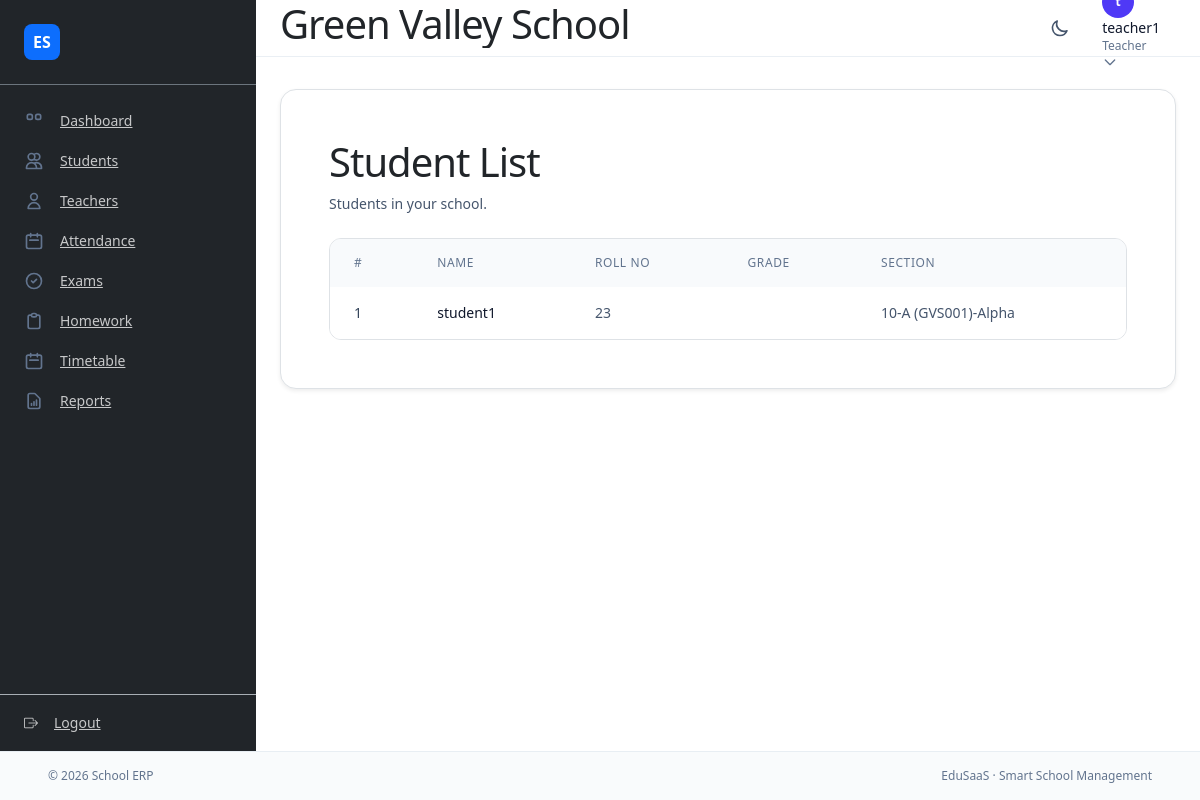
Screenshot of /teacher/students/ (signed in) with the database file from the repository.
### apps/accounts/models.py (models this page shows, shortened)
class User(AbstractUser):
    class Roles(models.TextChoices):
        SUPERADMIN = "SUPERADMIN", "Super admin"
        ADMIN = "ADMIN", "School admin"
        TEACHER = "TEACHER", "Teacher"
        STUDENT = "STUDENT", "Student"
    role = models.CharField(
        max_length=20,
        choices=Roles.choices,
        default=Roles.STUDENT,
    )
    school = models.ForeignKey(
        "core.School",
        on_delete=models.SET_NULL,
        null=True,
        blank=True,
        related_name="users",
        db_index=True,
    )
    phone_number = models.CharField(
        max_length=20,
        blank=True,
        help_text="Optional contact phone number.",
    )

### apps/core/models.py (models this page shows, shortened)
class Student(models.Model):
    user = models.OneToOneField(
        "accounts.User",
        on_delete=models.CASCADE,
        related_name="student_profile",
    )
    classroom = models.ForeignKey(
        ClassRoom,
        on_delete=models.SET_NULL,
        null=True,
        blank=True,
        related_name="students",
    )
    section = models.ForeignKey(
        Section,
        on_delete=models.SET_NULL,
        null=True,
        blank=True,
        related_name="students",
    )
    roll_number = models.CharField(max_length=50)
    admission_number = models.CharField(max_length=50, null=True, blank=True)
    date_of_birth = models.DateField(null=True, blank=True)
    parent_name = models.CharField(max_length=150, blank=True)
    parent_phone = models.CharField(max_length=20, blank=True)
    class Meta:
        constraints = [
            models.UniqueConstraint(
                fields=["section", "roll_number"],
                condition=Q(section__isnull=False),
                name="unique_roll_per_section",
            ),
        ]

class Section(models.Model):
    name = models.CharField(max_length=50)
    classroom = models.ForeignKey(
        ClassRoom,
        on_delete=models.CASCADE,
        related_name="sections",
    )
    class_teacher = models.ForeignKey(
        "Teacher",
        on_delete=models.SET_NULL,
        null=True,
        blank=True,
        related_name="class_teacher_sections",
    )
    capacity = models.PositiveIntegerField(null=True, blank=True)
    school = models.ForeignKey(
        School,
        on_delete=models.CASCADE,
        related_name="sections",
    )
    class Meta:
        unique_together = ("classroom", "name")
        ordering = ["classroom", "name"]
    def __str__(self) -> str:
        return f"{self.classroom}-{self.name}"

class ClassRoom(models.Model):
    name = models.CharField(max_length=50, db_index=True)  # e.g. "Grade 1", "Grade 10"
    section = models.CharField(max_length=10, blank=True)  # Legacy: backward compat
    description = models.TextField(blank=True)
    capacity = models.PositiveIntegerField(null=True, blank=True)
    academic_year = models.ForeignKey(
        "AcademicYear",
        on_delete=models.CASCADE,
        related_name="classrooms",
        null=True,
        blank=True,
    )
    school = models.ForeignKey(
        School,
        on_delete=models.CASCADE,
        related_name="classrooms",
    )
    class Meta:
        unique_together = ("name", "section", "school")
        constraints = [
            models.UniqueConstraint(
                fields=["name", "academic_year", "school"],
                condition=Q(academic_year__isnull=False),
                name="unique_classroom_name_per_academic_year",
            ),
        ]
        ordering = ["academic_year", "name"]
    def __str__(self) -> str:
        if self.section:
            return f"{self.name}-{self.section} ({self.school.code})"
        return f"{self.name} ({self.school.code})"

class School(models.Model):
    name = models.CharField(max_length=255)
    code = models.CharField(max_length=50, unique=True)
    address = models.TextField(blank=True)
    logo = models.ImageField(upload_to="school_logos/", null=True, blank=True)
    created_at = models.DateTimeField(auto_now_add=True)

### apps/core/views.py (the view)
# urls.py: path("teacher/students/", views.teacher_students_list, name="teacher_students_list"),
@teacher_required
def teacher_students_list(request):
    school = request.user.school
    if not school:
        students = []
    else:
        students = Student.objects.filter(user__school=school).select_related("user")
    return render(request, "core/teacher/students_list.html", {"students": students})

### templates/core/teacher/students_list.html (shortened to what this page needs)
{% extends "base.html" %}
{% block content %}
<div class="space-y-6">
  <div>
    <h1 class="text-xl font-semibold tracking-tight text-slate-900 dark:text-slate-50">
      Student List
    </h1>
    <p class="mt-1 text-sm text-slate-600 dark:text-slate-300">
      Students in your school.
    </p>
  </div>
  {% if students %}
    <div class="overflow-x-auto rounded-xl border border-slate-200/70 dark:border-slate-800/80">
      <table class="min-w-full divide-y divide-slate-200 dark:divide-slate-700">
        <thead class="bg-slate-50 dark:bg-slate-800/50">
          <tr>
            <th class="px-4 py-3 text-left text-xs font-medium uppercase tracking-wider text-slate-500 dark:text-slate-400">#</th>
            <th class="px-4 py-3 text-left text-xs font-medium uppercase tracking-wider text-slate-500 dark:text-slate-400">Name</th>
            <th class="px-4 py-3 text-left text-xs font-medium uppercase tracking-wider text-slate-500 dark:text-slate-400">Roll No</th>
            <th class="px-4 py-3 text-left text-xs font-medium uppercase tracking-wider text-slate-500 dark:text-slate-400">Grade</th>
            <th class="px-4 py-3 text-left text-xs font-medium uppercase tracking-wider text-slate-500 dark:text-slate-400">Section</th>
          </tr>
        </thead>
        <tbody class="divide-y divide-slate-200 dark:divide-slate-700 bg-white dark:bg-slate-900/50">
          {% for student in students %}
            <tr>
              <td class="px-4 py-3 text-sm text-slate-700 dark:text-slate-300">{{ forloop.counter }}</td>
              <td class="px-4 py-3 text-sm font-medium text-slate-900 dark:text-slate-50">{{ student.user.get_full_name|default:student.user.username }}</td>
              <td class="px-4 py-3 text-sm text-slate-600 dark:text-slate-300">{{ student.roll_number }}</td>
              <td class="px-4 py-3 text-sm text-slate-600 dark:text-slate-300">{{ student.grade }}</td>
              <td class="px-4 py-3 text-sm text-slate-600 dark:text-slate-300">{{ student.section|default:"—" }}</td>
            </tr>
          {% endfor %}
        </tbody>
      </table>
    </div>
  {% else %}
    <p class="text-sm text-slate-500 dark:text-slate-400">No students found.</p>
  {% endif %}
</div>
{% endblock %}

### templates/base.html (shortened to what this page needs)
<!DOCTYPE html>
{% load static %}
<html lang="en" class="h-full">
  <head>
    {% load tailwind_tags %}
    {% tailwind_css %}
    <link href="https://cdn.jsdelivr.net/npm/bootstrap@5.3.3/dist/css/bootstrap.min.css" rel="stylesheet">
    <link href="https://cdn.jsdelivr.net/npm/bootstrap-icons@1.11.3/font/bootstrap-icons.min.css" rel="stylesheet">
  </head>
  <body class="h-full bg-slate-100 text-slate-900 dark:bg-slate-950 dark:text-slate-100">
    <div class="min-h-screen flex flex-col">
      {% if request.user.is_authenticated %}
        <div class="flex flex-1 min-h-0">
          <aside class="hidden md:flex md:flex-col w-64 flex-shrink-0 bg-dark">
            <div class="p-4 border-bottom border-secondary">
              <span class="rounded-3 bg-primary text-white fw-semibold d-inline-flex align-items-center justify-content-center" style="width:36px;height:36px">ES</span>
            </div>
            <nav class="flex-1 px-2 py-3 overflow-y-auto">
              <a href="{% if request.user.role == 'SUPERADMIN' %}{% url 'core:super_admin_dashboard' %}{% elif request.user.role == 'ADMIN' %}{% url 'core:admin_dashboard' %}{% elif request.user.role == 'TEACHER' %}{% url 'core:teacher_dashboard' %}{% else %}{% url 'core:student_dashboard' %}{% endif %}" class="flex items-center gap-3 rounded-lg px-3 py-2.5 text-sm font-medium text-slate-700 dark:text-slate-200 hover:bg-slate-100 dark:hover:bg-slate-800 transition">
                Dashboard
              </a>
              <a href="{% if request.user.role == 'ADMIN' %}{% url 'core:school_students_list' %}{% else %}{% url 'core:students_list' %}{% endif %}" class="flex items-center gap-3 rounded-lg px-3 py-2.5 text-sm font-medium text-slate-700 dark:text-slate-200 hover:bg-slate-100 dark:hover:bg-slate-800 transition">
                <svg class="h-5 w-5 text-slate-500" fill="none" stroke="currentColor" viewBox="0 0 24 24"><path stroke-linecap="round" stroke-linejoin="round" stroke-width="2" d="M12 4.354a4 4 0 110 5.292M15 21H3v-1a6 6 0 0112 0v1zm0 0h6v-1a6 6 0 00-9-5.197M13 7a4 4 0 11-8 0 4 4 0 018 0z"></path></svg>
                Students
              </a>
              <a href="{% if request.user.role == 'ADMIN' %}{% url 'core:school_teachers_list' %}{% else %}{% url 'core:teachers_list' %}{% endif %}" class="flex items-center gap-3 rounded-lg px-3 py-2.5 text-sm font-medium text-slate-700 dark:text-slate-200 hover:bg-slate-100 dark:hover:bg-slate-800 transition">
                <svg class="h-5 w-5 text-slate-500" fill="none" stroke="currentColor" viewBox="0 0 24 24"><path stroke-linecap="round" stroke-linejoin="round" stroke-width="2" d="M16 7a4 4 0 11-8 0 4 4 0 018 0zM12 14a7 7 0 00-7 7h14a7 7 0 00-7-7z"></path></svg>
                Teachers
              </a>
              <a href="{% if request.user.role == 'STUDENT' %}{% url 'core:student_attendance' %}{% elif request.user.role == 'TEACHER' %}{% url 'core:bulk_attendance' %}{% else %}{% url 'core:attendance_list' %}{% endif %}" class="flex items-center gap-3 rounded-lg px-3 py-2.5 text-sm font-medium text-slate-700 dark:text-slate-200 hover:bg-slate-100 dark:hover:bg-slate-800 transition">
                <svg class="h-5 w-5 text-slate-500" fill="none" stroke="currentColor" viewBox="0 0 24 24"><path stroke-linecap="round" stroke-linejoin="round" stroke-width="2" d="M8 7V3m8 4V3m-9 8h10M5 21h14a2 2 0 002-2V7a2 2 0 00-2-2H5a2 2 0 00-2 2v12a2 2 0 002 2z"></path></svg>
                Attendance
              </a>
              <a href="{% if request.user.role == 'STUDENT' %}{% url 'core:student_exams_list' %}{% elif request.user.role == 'TEACHER' %}{% url 'core:teacher_exams' %}{% else %}{% url 'core:marks_list' %}{% endif %}" class="flex items-center gap-3 rounded-lg px-3 py-2.5 text-sm font-medium text-slate-700 dark:text-slate-200 hover:bg-slate-100 dark:hover:bg-slate-800 transition">
                <svg class="h-5 w-5 text-slate-500" fill="none" stroke="currentColor" viewBox="0 0 24 24"><path stroke-linecap="round" stroke-linejoin="round" stroke-width="2" d="M9 12l2 2 4-4m6 2a9 9 0 11-18 0 9 9 0 0118 0z"></path></svg>
                {% if request.user.role == 'TEACHER' %}Exams{% else %}Marks{% endif %}
              </a>
              <a href="{% url 'core:homework_list' %}" class="flex items-center gap-3 rounded-lg px-3 py-2.5 text-sm font-medium text-slate-700 dark:text-slate-200 hover:bg-slate-100 dark:hover:bg-slate-800 transition">
                <svg class="h-5 w-5 text-slate-500" fill="none" stroke="currentColor" viewBox="0 0 24 24"><path stroke-linecap="round" stroke-linejoin="round" stroke-width="2" d="M9 5H7a2 2 0 00-2 2v12a2 2 0 002 2h10a2 2 0 002-2V7a2 2 0 00-2-2h-2M9 5a2 2 0 002 2h2a2 2 0 002-2M9 5a2 2 0 012-2h2a2 2 0 012 2"></path></svg>
                Homework
              </a>
              <a href="{% if request.user.role == 'ADMIN' %}{% url 'timetable:school_timetable_index' %}{% elif request.user.role == 'TEACHER' %}{% url 'timetable:teacher_timetable' %}{% elif request.user.role == 'STUDENT' %}{% url 'timetable:student_timetable' %}{% else %}{% url 'core:reports_list' %}{% endif %}" class="flex items-center gap-3 rounded-lg px-3 py-2.5 text-sm font-medium text-slate-700 dark:text-slate-200 hover:bg-slate-100 dark:hover:bg-slate-800 transition">
                <svg class="h-5 w-5 text-slate-500" fill="none" stroke="currentColor" viewBox="0 0 24 24"><path stroke-linecap="round" stroke-linejoin="round" stroke-width="2" d="M8 7V3m8 4V3m-9 8h10M5 21h14a2 2 0 002-2V7a2 2 0 00-2-2H5a2 2 0 00-2 2v12a2 2 0 002 2z"></path></svg>
                Timetable
              </a>
              <a href="{% if request.user.role == 'STUDENT' %}{% url 'core:student_reports' %}{% else %}{% url 'core:reports_list' %}{% endif %}" class="flex items-center gap-3 rounded-lg px-3 py-2.5 text-sm font-medium text-slate-700 dark:text-slate-200 hover:bg-slate-100 dark:hover:bg-slate-800 transition">
                <svg class="h-5 w-5 text-slate-500" fill="none" stroke="currentColor" viewBox="0 0 24 24"><path stroke-linecap="round" stroke-linejoin="round" stroke-width="2" d="M9 17v-2m3 2v-4m3 4v-6m2 10H7a2 2 0 01-2-2V5a2 2 0 012-2h5.586a1 1 0 01.707.293l5.414 5.414a1 1 0 01.293.707V19a2 2 0 01-2 2z"></path></svg>
                Reports
              </a>
            </nav>
            <div class="p-2 border-t border-slate-200/70 dark:border-slate-800/70">
              <a href="{% url 'accounts:logout' %}" class="flex items-center gap-3 rounded-lg px-3 py-2.5 text-sm font-medium text-rose-600 dark:text-rose-400 hover:bg-rose-50 dark:hover:bg-rose-950/40 transition">
                <i class="bi bi-box-arrow-right"></i>
                <span>Logout</span>
              </a>
            </div>
          </aside>
          <div class="flex flex-col flex-1 min-w-0">
            <header class="flex-shrink-0 border-b border-slate-200/70 dark:border-slate-700/70 bg-white dark:bg-slate-900/95 backdrop-blur">
              <div class="flex items-center justify-between h-14 px-4 lg:px-6">
                <h1 class="text-base font-semibold tracking-tight text-slate-900 dark:text-slate-50 truncate">
                </h1>
                <div class="flex items-center gap-2">
                  <button type="button" onclick="toggleTheme()" class="rounded-lg p-2 text-slate-600 dark:text-slate-400 hover:bg-slate-100 dark:hover:bg-slate-800 transition" title="Toggle theme">
                    <svg class="h-5 w-5" fill="none" stroke="currentColor" viewBox="0 0 24 24"><path stroke-linecap="round" stroke-linejoin="round" stroke-width="2" d="M20.354 15.354A9 9 0 018.646 3.646 9.003 9.003 0 0012 21a9.003 9.003 0 008.354-5.646z"></path></svg>
                  </button>
                  <details class="relative group">
                    <summary class="flex items-center gap-2 rounded-lg px-3 py-2 cursor-pointer hover:bg-slate-100 dark:hover:bg-slate-800 transition list-none [&::-webkit-details-marker]:hidden">
                      <div class="inline-flex h-8 w-8 items-center justify-center rounded-full bg-indigo-600 text-xs font-semibold text-white">
                      </div>
                      <div class="hidden sm:block text-left">
                        <span class="block text-sm font-medium text-slate-900 dark:text-slate-50 truncate max-w-[120px]">{{ request.user.get_full_name|default:request.user.username }}</span>
                        <span class="block text-xs text-slate-500 dark:text-slate-400">{{ request.user.get_role_display|default:"User" }}</span>
                      </div>
                      <svg class="h-4 w-4 text-slate-500" fill="none" stroke="currentColor" viewBox="0 0 24 24"><path stroke-linecap="round" stroke-linejoin="round" stroke-width="2" d="M19 9l-7 7-7-7"></path></svg>
                    </summary>
                  </details>
                </div>
              </div>
            </header>
      {% endif %}
            <main class="flex-1 overflow-auto">
              <div class="mx-auto max-w-6xl px-4 py-6 lg:py-8">
                <section class="rounded-2xl bg-white dark:bg-slate-900 shadow-sm shadow-slate-900/5 border border-slate-200 dark:border-slate-800 p-5 lg:p-6">
                  {% block content %}{% endblock %}
                </section>
              </div>
            </main>
        </div>
      {% if request.user.is_authenticated %}
        </div>
      {% endif %}
      <footer class="flex-shrink-0 border-t border-slate-200/70 dark:border-slate-800/70 bg-slate-50/80 dark:bg-slate-900/80">
        <div class="mx-auto max-w-6xl px-4 py-3 text-xs text-slate-500 dark:text-slate-400 flex justify-between gap-3">
          <span>© {% now "Y" %} School ERP</span>
          <span class="hidden sm:inline">EduSaaS · Smart School Management</span>
        </div>
      </footer>
    </div>
  </body>
</html>

### templates/base.html (style rules this page uses)
aside.bg-dark a { color: rgba(255,255,255,.75); }

### rows the page displays
User: user.get_full_name "teacher1", user.role "Teacher"
Student: user.get_full_name "student1", roll_number "23", section "10-A (GVS001)-Alpha"
